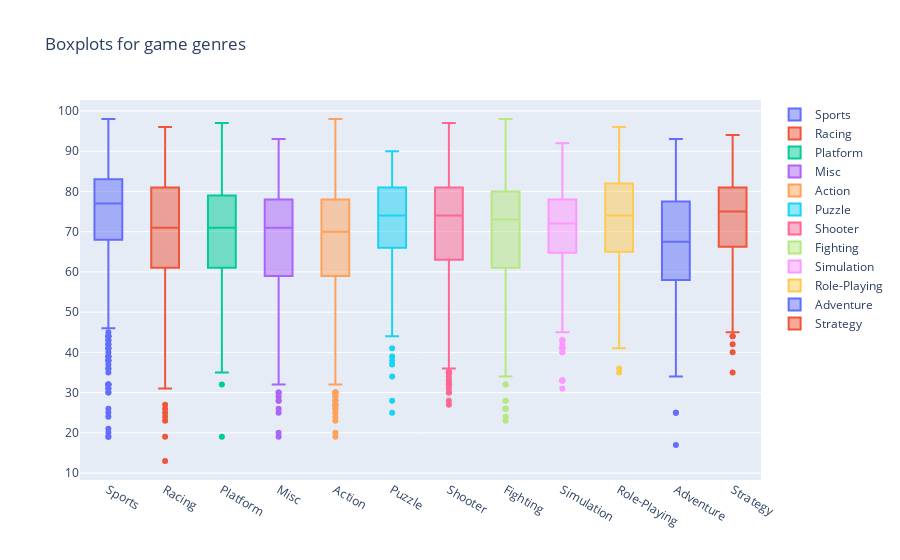

Notebook cell for this chart:
### Markdown cell above
В plotly можно построить и **box plot**. Рассмотрим распределения оценок критиков в зависимости от жанра игры.

### Code cell
# Cоздаем Box trace для каждого жанра из наших данных
data = []
for genre in df.Genre.unique():
    data.append(
        go.Box(y=df[df.Genre == genre].Critic_Score, name=genre)
    )

    
fig = go.Figure(data=data, layout={'title': 'Boxplots for game genres'})
iplot(fig, show_link=False)

### Figure 1 — Plotly figure (JSON) as saved in the notebook; plotly's stock layout.template omitted (floating-point values rounded to 4 significant figures; data arrays with more than 128 entries replaced by an {"elided": "..."} marker saying what was removed)
{"data": [{"name": "Sports", "type": "box", "y": {"elided": "943 int values"}}, {"name": "Racing", "type": "box", "y": {"elided": "581 int values"}}, {"name": "Platform", "type": "box", "y": {"elided": "403 int values"}}, {"name": "Misc", "type": "box", "y": {"elided": "384 int values"}}, {"name": "Action", "type": "box", "y": {"elided": "1630 int values"}}, {"name": "Puzzle", "type": "box", "y": [77, 85, 84, 86, 79, 83, 79, 83, 79, 84, 44, 71, 87, 81, 87, 63, 60, 85, 81, 76, 81, 76, 79, 81, 58, 86, 82, 72, 66, 72, 75, 67, 86, 83, 83, 72, 86, 79, 74, 74, 82, 86, 73, 49, 71, 75, 71, 73, 88, 47, 63, 74, 74, 73, 77, 75, 75, 39, 70, 83, 68, 64, 69, 41, 60, 78, 79, 69, 84, 74, 55, 75, 64, 71, 68, 25, 28, 72, 71, 79, 67, 82, 70, 77, 82, 45, 56, 59, 83, 78, 73, 58, 70, 61, 74, 72, 78, 69, 75, 74, 38, 34, 74, 50, 37, 90, 55, 62, 88, 45, 67, 62, 70, 84, 76, 75, 70, 64]}, {"name": "Shooter", "type": "box", "y": {"elided": "864 int values"}}, {"name": "Fighting", "type": "box", "y": {"elided": "378 int values"}}, {"name": "Simulation", "type": "box", "y": {"elided": "297 int values"}}, {"name": "Role-Playing", "type": "box", "y": {"elided": "712 int values"}}, {"name": "Adventure", "type": "box", "y": {"elided": "248 int values"}}, {"name": "Strategy", "type": "box", "y": {"elided": "267 int values"}}], "layout": {"title": {"text": "Boxplots for game genres"}}}
